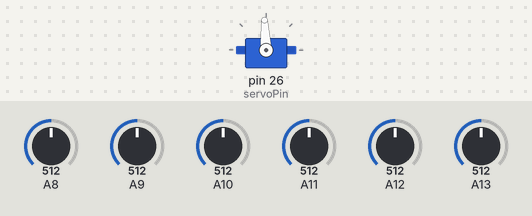
A sketch run on a simulated Arduino Mega 2560, built with avr-gcc and run on an emulated ATmega2560. On the bench: servo. The test bench sets the inputs (shaded band); at power-on: A8 = 512, A9 = 512, A11 = 512, A10 = 512, A12 = 512, A13 = 512. What the sketch prints to the serial monitor is not drawn.

Above: at 1.2 s.
1.3 s: A8 set to 555
2.8 s: A8 set to 574
At 4.1 s:
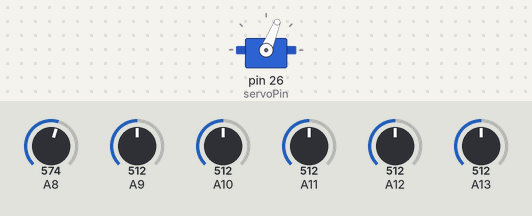
4.4 s: A9 set to 547
5.9 s: A9 set to 581
At 6.3 s:
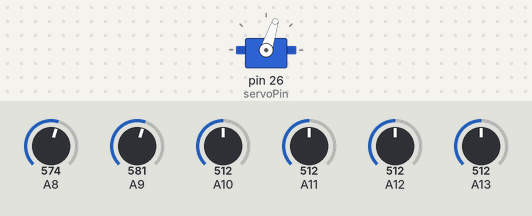
7.4 s: A11 set to 547
8.9 s: A11 set to 578
At 9.9 s:
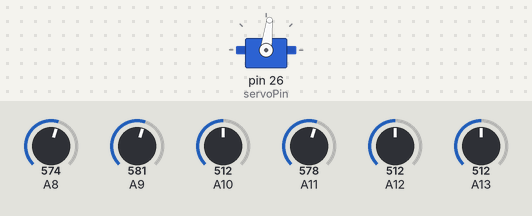
Timing chart, 0 to 11.5 s (numbered marks = the images above; inputs shaded):
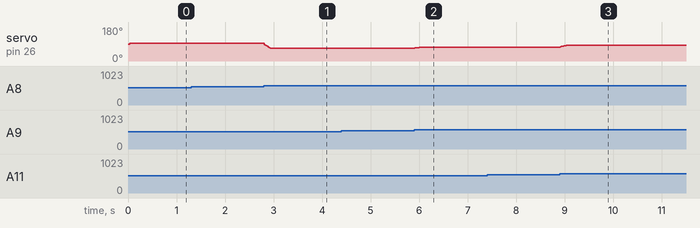

Measured:
- the behaviour switches between 562 and 563 on A8 (found by bisection; images 0 and 1)
- after the input at 2.8 s, servo on pin 26 (servoPin): 93° → 68° at once
- after the input at 5.9 s, servo on pin 26 (servoPin): 68° → 72° at once
- after the input at 8.9 s, servo on pin 26 (servoPin): 72° → 83° at once

The sketch:

follower_board.ino
```cpp
#include <stdlib.h>
#include <Servo.h>
#define INTEG_SIZE 32

const byte analogPin2 = 40;
const byte analogPin3 = 41;
const byte analogPin4 = 42;
const byte analogPin5 = 43;
const byte analogPin6 = 44;
const byte analogPin7 = 45;

int calibration[6];
int lut[6] = {-30, -20, -10, 10, 20, 30};

int integrationSize = INTEG_SIZE;
int integrationArray[INTEG_SIZE];
int integrationPtr = 0;

//Tune this!
int P=2;
float I=0.2;
float D=0.15;

int outMax = 750;
int outMin = -750;
int lastInput = 0;
double setpoint = 0;     // Initial setpoint is 0
int scaleFactor = 10;

int threshold = 50;
Servo servo;
const int servoPin = 26;
int servoCenter = 93;


void setup()
{
  Serial.begin(9600);
  pinMode(analogPin2, INPUT);
  pinMode(analogPin3, INPUT);
  pinMode(analogPin4, INPUT);
  pinMode(analogPin5, INPUT);
  pinMode(analogPin6, INPUT);
  pinMode(analogPin7, INPUT);
  calibrate();
  int n = 0;
  for(int i =0; i< INTEG_SIZE; i++)
  {
    integrationArray[i] = 0;
  }
  servo.attach(servoPin);
}

void calibrate() {
   int sensor[6];

   for(int i=0; i < 10; i++ ) {
     readSensor(sensor);

     if(i == 0) {
       memcpy(calibration, sensor, 6 * sizeof(int));
     } else {
       for(int j=0; j<6; j++) {
         calibration[j] = (sensor[j] + i * calibration[j]) / (i+1);
         if(j == 0) {
           Serial.println(calibration[j]);
         }
       }
     }
   }

   outputValues(calibration, 1);
}

int getArrayValue(int* sensor) {
  int total = 0;
  int n = 0;

   for(int i=0; i<6; i++) {
     if(sensor[i] > threshold) {
        total += lut[i];
        n++;
     }
   }

   if(n > 0) {
     return total/n;
   } else {
     return 0;
   }
}

void readSensor(int* array) {
  array[0] = analogRead(analogPin2);
  array[1] = analogRead(analogPin3);
  array[2] = analogRead(analogPin4);
  array[3] = analogRead(analogPin5);
  array[4] = analogRead(analogPin6);
  array[5] = analogRead(analogPin7);
}

void outputValues(int* sensor, int newline)
{
  Serial.print("0:");
  Serial.print(sensor[0]);
  Serial.print("\t");
  Serial.print("1:");
  Serial.print(sensor[1]);
  Serial.print("\t");
  Serial.print("2:");
  Serial.print(sensor[2]);
  Serial.print("\t");
  Serial.print("3:");
  Serial.print(sensor[3]);
  Serial.print("\t");
  Serial.print("4:");
  Serial.print(sensor[4]);
  Serial.print("\t");
  Serial.print("5:");
  Serial.println(sensor[5]);
}

void standardize(int* sensor) {
 sensor[0] -= calibration[0];
 sensor[1] -= calibration[1];
 sensor[2] -= calibration[2];
 sensor[3] -= calibration[3];
 sensor[4] -= calibration[4];
 sensor[5] -= calibration[5];
}

void loop()
{
  int sensor[] = {0, 0, 0, 0, 0, 0};

  readSensor(sensor);
  standardize(sensor);
  int value = getArrayValue(sensor);
  follow(getPID(value));
//  outputValues(sensor, 1);
//  outputLightPosition(value);
}

long integrate() {
  long retval = 0;
  for(int i=0; i<INTEG_SIZE; i++) {
    retval += integrationArray[i];
  }

  return retval;
}

int getITerm(int error) {

  integrationArray[integrationPtr] = error;
  integrationPtr = (integrationPtr + 1) % INTEG_SIZE;

  int ITerm = I * integrate();

  if(ITerm > outMax) ITerm = outMax;
  else if(ITerm < outMin) ITerm = outMin;

  return ITerm;
}

int getPID(int value) {
  int error = value - setpoint;
  int angle = 90;
  int pidValue = 0;
  float dInput = 0;
  int ITerm = getITerm(error);

  dInput = error - lastInput;
  lastInput = error;

  pidValue = P * error +  ITerm + (int) (D * dInput);

  if(pidValue > outMax) pidValue = outMax;
  else if(pidValue < outMin) pidValue = outMin;

  return pidValue;
}

void outputLightPosition(int value) {
  if(value < -6) {
    Serial.println("-");
  } else if(value < -3) {
    Serial.println("  -");
  } else if(value < 0) {
     Serial.println("   -");
  } else if(value > 6) {
     Serial.println("         -");
  } else if(value > 3) {
     Serial.println("       -");
  } else {
     Serial.println("     -");
  }
}


void follow(int pidValue) {
  int val = pidValue / scaleFactor;
  val += servoCenter;


  if(val == servoCenter && servo.attached()) {
    servo.detach();
  } else {
    if(!servo.attached()) {
      servo.attach(servoPin);
    }
    Serial.println(val);
    servo.write(val);
  }
}
```
